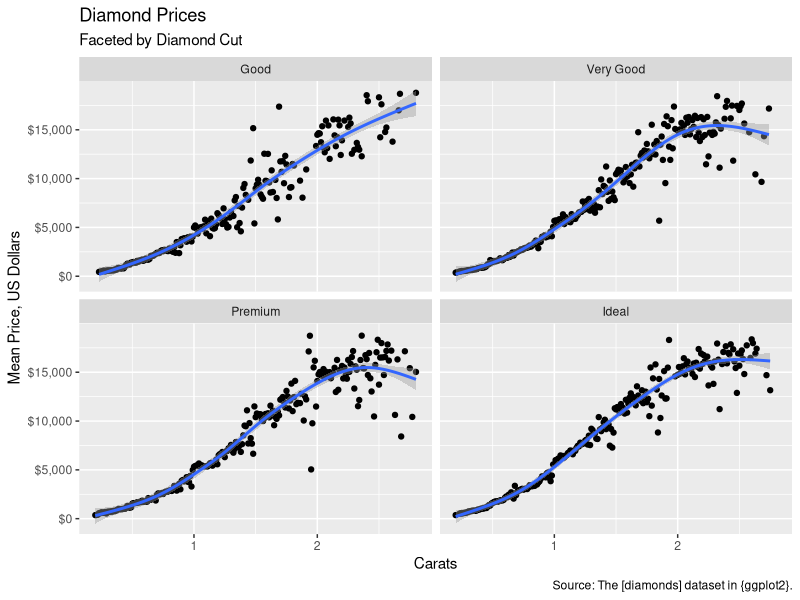

This figure's R source:
## ---- chunk 1
library(tidyverse)
## ---- chunk 2
#| echo: false
write.csv(iris, "attach1.txt", row.names = FALSE)
write.csv(iris, "attach2.txt", row.names = FALSE)
## ---- chunk 3

diamonds %>%
  group_by(carat, cut) %>%
  summarize(mean_price = mean(price)) %>%
  filter(cut != "Fair", carat < 3) %>%
  ggplot() +
  geom_point(aes(x = carat, y = mean_price)) +
  stat_smooth(
    aes(x = carat, y = mean_price),
    method = "gam"
  ) +
  facet_wrap(facets = vars(cut)) +
  labs(
    title = "Diamond Prices",
    subtitle = "Faceted by Diamond Cut",
    caption = "Source: The [diamonds] dataset in {ggplot2}.",
    x = "Carats", y = "Mean Price, US Dollars"
  ) +
  scale_y_continuous(labels = scales::dollar)
## ---- chunk 4
dallas_home_sales <- 
  txhousing %>%
  filter(city == "Dallas") %>%
  group_by(year) %>%
  summarize(total_sales = sum(sales, na.rm = TRUE))

dallas_home_sales
